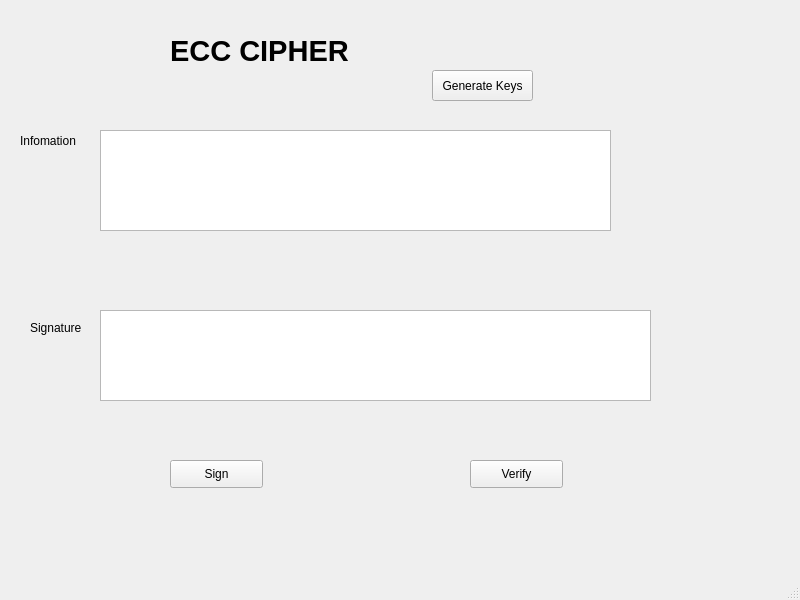
<?xml version="1.0" encoding="UTF-8"?>
<ui version="4.0">
 <class>MainWindow</class>
 <widget class="QMainWindow" name="MainWindow">
  <property name="geometry">
   <rect>
    <x>0</x>
    <y>0</y>
    <width>800</width>
    <height>600</height>
   </rect>
  </property>
  <property name="windowTitle">
   <string>MainWindow</string>
  </property>
  <widget class="QWidget" name="centralwidget">
   <widget class="QLabel" name="label">
    <property name="geometry">
     <rect>
      <x>170</x>
      <y>20</y>
      <width>251</width>
      <height>61</height>
     </rect>
    </property>
    <property name="font">
     <font>
      <pointsize>22</pointsize>
      <weight>75</weight>
      <bold>true</bold>
     </font>
    </property>
    <property name="text">
     <string>ECC CIPHER</string>
    </property>
   </widget>
   <widget class="QPushButton" name="pushButton">
    <property name="geometry">
     <rect>
      <x>432</x>
      <y>70</y>
      <width>101</width>
      <height>31</height>
     </rect>
    </property>
    <property name="text">
     <string>Generate Keys</string>
    </property>
   </widget>
   <widget class="QLabel" name="label_2">
    <property name="geometry">
     <rect>
      <x>20</x>
      <y>130</y>
      <width>71</width>
      <height>21</height>
     </rect>
    </property>
    <property name="text">
     <string>Infomation</string>
    </property>
   </widget>
   <widget class="QLabel" name="label_3">
    <property name="geometry">
     <rect>
      <x>30</x>
      <y>320</y>
      <width>55</width>
      <height>16</height>
     </rect>
    </property>
    <property name="text">
     <string>Signature</string>
    </property>
   </widget>
   <widget class="QTextEdit" name="txt_infomation">
    <property name="geometry">
     <rect>
      <x>100</x>
      <y>130</y>
      <width>511</width>
      <height>101</height>
     </rect>
    </property>
   </widget>
   <widget class="QTextEdit" name="txt_signature">
    <property name="geometry">
     <rect>
      <x>100</x>
      <y>310</y>
      <width>551</width>
      <height>91</height>
     </rect>
    </property>
   </widget>
   <widget class="QPushButton" name="btn_sign">
    <property name="geometry">
     <rect>
      <x>170</x>
      <y>460</y>
      <width>93</width>
      <height>28</height>
     </rect>
    </property>
    <property name="text">
     <string>Sign</string>
    </property>
   </widget>
   <widget class="QPushButton" name="btn_verify">
    <property name="geometry">
     <rect>
      <x>470</x>
      <y>460</y>
      <width>93</width>
      <height>28</height>
     </rect>
    </property>
    <property name="text">
     <string>Verify</string>
    </property>
   </widget>
  </widget>
  <widget class="QMenuBar" name="menubar">
   <property name="geometry">
    <rect>
     <x>0</x>
     <y>0</y>
     <width>800</width>
     <height>26</height>
    </rect>
   </property>
  </widget>
  <widget class="QStatusBar" name="statusbar"/>
 </widget>
 <resources/>
 <connections/>
</ui>
